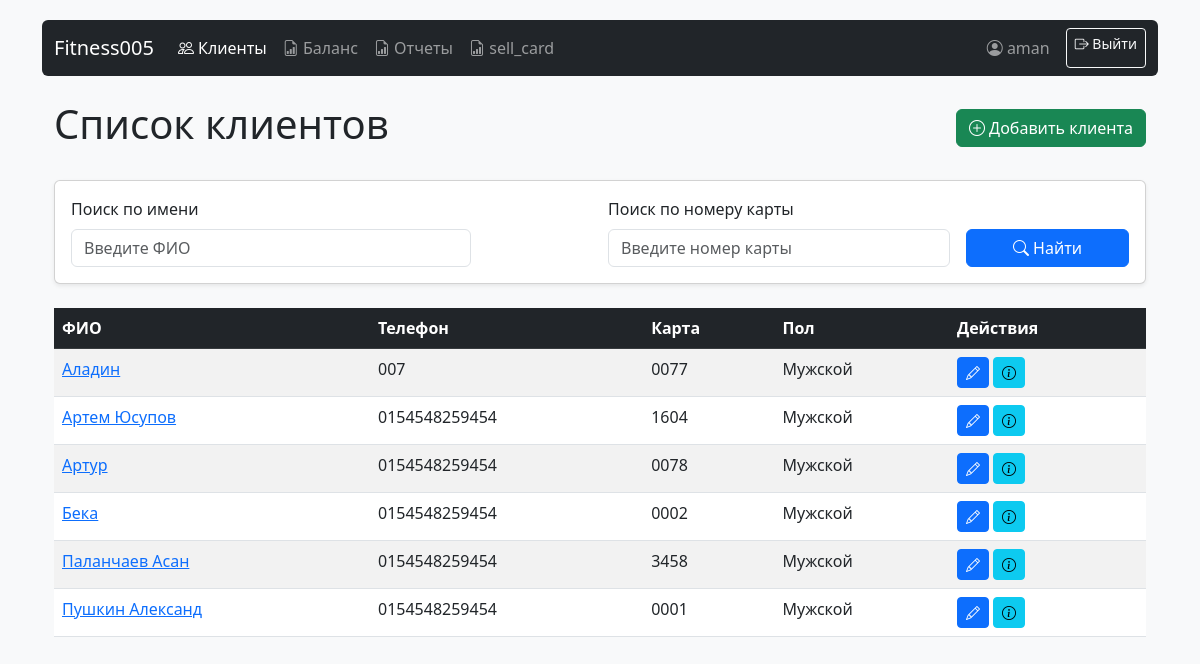
The app's page / (signed in) with its own data.
### core/models.py (models this page shows, shortened)
class Client(models.Model):
    GENDER_CHOICES = [
        ('M', 'Мужской'),
        ('F', 'Женский'),
        ('O', 'Другой'),
    ]
    user = models.OneToOneField(User, on_delete=models.CASCADE, null=True, blank=True)
    full_name = models.CharField(max_length=100, verbose_name="ФИО")
    phone = models.CharField(max_length=20, verbose_name="Телефон")
    email = models.EmailField(blank=True, verbose_name="Email")
    birth_date = models.DateField(null=True, blank=True, verbose_name="Дата рождения")
    gender = models.CharField(max_length=1, choices=GENDER_CHOICES, verbose_name="Пол")
    photo = models.ImageField(upload_to='client_photos/', null=True, blank=True, verbose_name="Фото")
    notes = models.TextField(blank=True, verbose_name="Примечания")
    card_id = models.CharField(max_length=50, unique=True, verbose_name="ID карты доступа")
    is_active = models.BooleanField(default=True, verbose_name="Активный клиент")
    created_at = models.DateTimeField(auto_now_add=True, verbose_name="Дата создания")
    created_by = models.ForeignKey(User,blank=True, on_delete=models.SET_NULL, null=True,
                                 related_name='created_clients', verbose_name="Кто создал")
    discount_balance = models.DecimalField(max_digits=10, decimal_places=2, default=0,
                                         verbose_name="Баланс скидки")

### core/views.py (the view)
# urls.py: path('', client_list, name='client_list'),
@login_required
def client_list(request):
    search_name = request.GET.get('search_name', '')
    search_card = request.GET.get('search_card', '')
    clients = Client.objects.filter(is_active=True)
    if search_name:
        clients = clients.filter(full_name__icontains=search_name)
    if search_card:
        clients = clients.filter(card_id__icontains=search_card)
    clients = clients.order_by('full_name')
    context = {
        'clients': clients,
        'title': 'Список клиентов',
        'search_name': search_name,
        'search_card': search_card
    }
    return render(request, 'client_list.html', context)

### core/templates/client_list.html
{% extends 'base.html' %}
{% block content %}
<div class="container mt-4">
    <div class="d-flex justify-content-between align-items-center mb-4">
        <h1>Список клиентов</h1>
        <a href="{% url 'add_client' %}" class="btn btn-success">
            <i class="bi bi-plus-circle"></i> Добавить клиента
        </a>
    </div>
    <div class="card mb-4">
        <div class="card-body">
            <form method="get" class="row g-3">
                <div class="col-md-6">
                    <label for="search_name" class="form-label">Поиск по имени</label>
                    <input type="text" class="form-control" id="search_name" name="search_name"
                           value="{{ request.GET.search_name }}" placeholder="Введите ФИО">
                </div>
                <div class="col-md-4">
                    <label for="search_card" class="form-label">Поиск по номеру карты</label>
                    <input type="text" class="form-control" id="search_card" name="search_card"
                           value="{{ request.GET.search_card }}" placeholder="Введите номер карты">
                </div>
                <div class="col-md-2 d-flex align-items-end">
                    <button type="submit" class="btn btn-primary w-100">
                        <i class="bi bi-search"></i> Найти
                    </button>
                </div>
            </form>
        </div>
    </div>
    <div class="table-responsive">
        <table class="table table-striped table-hover">
            <thead class="table-dark">
                <tr>
                    <th>ФИО</th>
                    <th>Телефон</th>
                    <th>Карта</th>
                    <th>Пол</th>
                    <th>Действия</th>
                </tr>
            </thead>
            <tbody>
                {% for client in clients %}
                <tr>
                    <td>
                        <a href="{% url 'client_detail' client.id %}">
                            {{ client.full_name }}
                        </a>
                    </td>
                    <td>{{ client.phone }}</td>
                    <td>{{ client.card_id }}</td>
                    <td>{{ client.get_gender_display }}</td>
                    <td>
                        <a href="" class="btn btn-sm btn-primary" title="Редактировать">
                            <i class="bi bi-pencil"></i>
                        </a>
                        <a href="{% url 'client_detail' client.id %}" class="btn btn-sm btn-info" title="Подробнее">
                            <i class="bi bi-info-circle"></i>
                        </a>
                    </td>
                </tr>
                {% empty %}
                <tr>
                    <td colspan="5" class="text-center">Клиенты не найдены</td>
                </tr>
                {% endfor %}
            </tbody>
        </table>
    </div>
</div>
{% endblock %}

### core/templates/includes/navbar.html (shortened to what this page needs)
<nav class="navbar navbar-expand-lg navbar-dark bg-dark mb-4 rounded">
    <div class="container-fluid">
        <a class="navbar-brand" href="{% url 'client_list' %}">Fitness005</a>
        <div class="collapse navbar-collapse" id="navbarNav">
            <ul class="navbar-nav me-auto">
                <li class="nav-item">
                    <a class="nav-link active" href="{% url 'client_list' %}">
                        <i class="bi bi-people"></i> Клиенты
                    </a>
                </li>
                 <li class="nav-item">
    <a class="nav-link" href="{% url 'cash_operations' %}">
        <i class="bi bi-file-earmark-bar-graph"></i> Баланс
    </a>
</li>
                <li class="nav-item">
    <a class="nav-link" href="{% url 'reports' %}">
        <i class="bi bi-file-earmark-bar-graph"></i> Отчеты
    </a>
</li>
                      <li class="nav-item">
    <a class="nav-link" href="{% url 'sell_card' %}">
        <i class="bi bi-file-earmark-bar-graph"></i> sell_card
    </a>
            </ul>
            <div class="d-flex">
                {% if user.is_authenticated %}
                <span class="navbar-text me-3">
                    <i class="bi bi-person-circle"></i> {{ user.username }}
                </span>
                <a href="" class="btn btn-outline-light btn-sm">
                    <i class="bi bi-box-arrow-right"></i> Выйти
                </a>
                {% else %}
                <a href="" class="btn btn-outline-light btn-sm">
                    <i class="bi bi-box-arrow-in-right"></i> Войти
                </a>
                {% endif %}
            </div>
        </div>
    </div>
</nav>

### core/templates/base.html (style rules this page uses)
body { padding-top: 20px; background-color: #f8f9fa; }
.table th { white-space: nowrap; }
.form-control, .form-select { max-width: 400px; }
.card { box-shadow: 0 0.125rem 0.25rem rgba(0, 0, 0, 0.075); }

### records on screen
Client: full_name "Аладин", phone "007", card_id "0077", gender "Мужской"
Client: full_name "Артем Юсупов", phone "0154548259454", card_id "1604", gender "Мужской"
Client: full_name "Артур", phone "0154548259454", card_id "0078", gender "Мужской"
Client: full_name "Бека", phone "0154548259454", card_id "0002", gender "Мужской"
Client: full_name "Паланчаев Асан", phone "0154548259454", card_id "3458", gender "Мужской"
Client: full_name "Пушкин Александ", phone "0154548259454", card_id "0001", gender "Мужской"

### other values on screen
{{ user.username }} "aman"
